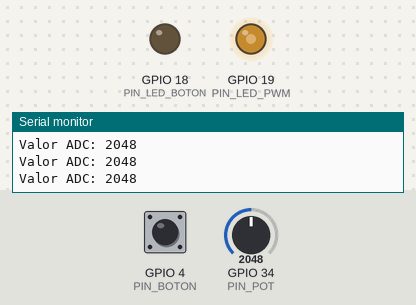
Bench run of a sketch on a simulated ESP32. Parts: output pins drawn as LEDs (lit = HIGH), the last lines printed to the serial monitor. Inputs (shaded band) come from the test bench; at power-on: GPIO 34 (PIN_POT) = 2048, GPIO 4 (PIN_BOTON) HIGH.

Above: at 1.2 s.
1.3 s: GPIO 34 (PIN_POT) set to 2866
At 2.5 s:
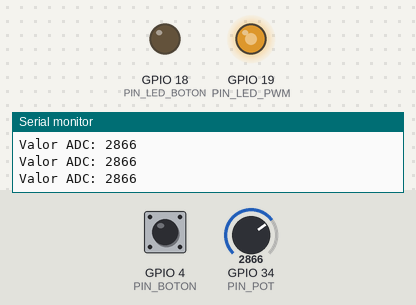
2.8 s: GPIO 4 (PIN_BOTON) pulled LOW for 0.15 s
At 3.9 s:
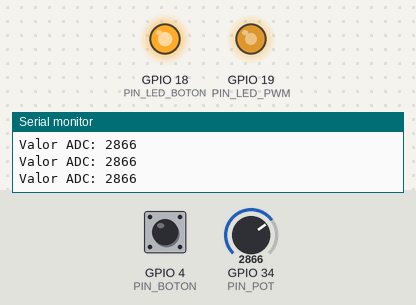
4.4 s: GPIO 34 (PIN_POT) set to 3603
At 5.3 s:
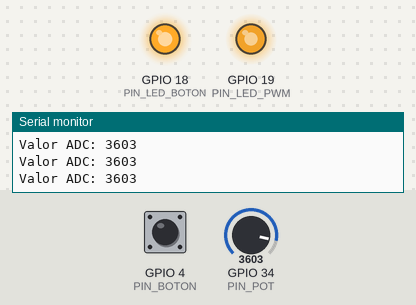
5.9 s: GPIO 4 (PIN_BOTON) pulled LOW for 1 s
At 6.5 s:
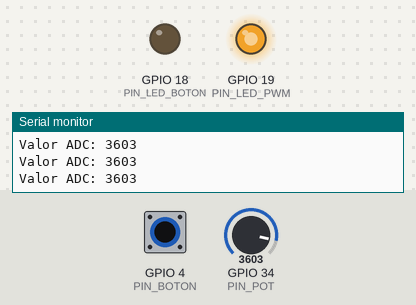
8.4 s: GPIO 34 (PIN_POT) set to 491
At 8.7 s:
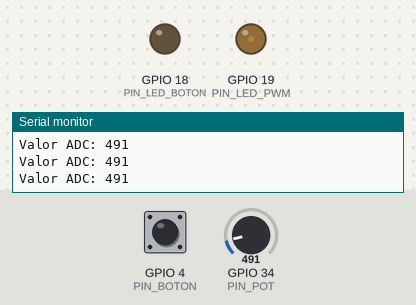
9.9 s: GPIO 4 (PIN_BOTON) pulled LOW for 0.15 s
At 11.2 s:
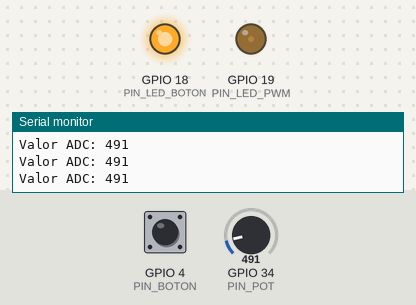
Timing chart, 0 to 12.5 s (numbered marks = the images above; inputs shaded):
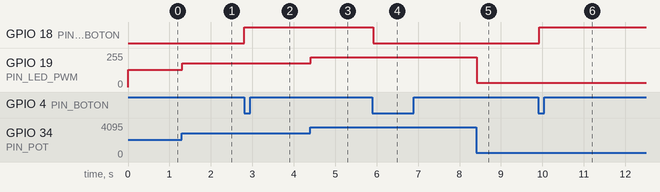

The sketch:

Ejemplo.ino
```cpp
/*
 * Monitoría: Instrumentación y Electrónica
 * Versión Final: Cambio de Pin ADC a D34
 */

const int PIN_BOTON = 4;
const int PIN_LED_BOTON = 18;
const int PIN_LED_PWM = 19;
const int PIN_POT = 34;       // <--- Cambiamos de 22 a 34

volatile bool estadoLedBoton = false;
volatile unsigned long tiempoUltimoPulso = 0;
volatile unsigned long diferenciaTiempo = 0;

// Configuración PWM
const int canalPWM = 0;
const int frecuencia = 5000;
const int resolucion = 12;

void IRAM_ATTR manejadorBoton() {
  unsigned long tiempoActual = millis();
  if (tiempoActual - tiempoUltimoPulso > 200) {
    diferenciaTiempo = tiempoActual - tiempoUltimoPulso;
    tiempoUltimoPulso = tiempoActual;
    estadoLedBoton = !estadoLedBoton;
  }
}

void setup() {
  Serial.begin(115200);
  pinMode(PIN_BOTON, INPUT_PULLUP);
  pinMode(PIN_LED_BOTON, OUTPUT);

  // El pin 34 no necesita pinMode(INPUT) ya que es solo entrada,
  // pero lo pondremos por seguridad.
  pinMode(PIN_POT, INPUT);

  ledcSetup(canalPWM, frecuencia, resolucion);
  ledcAttachPin(PIN_LED_PWM, canalPWM);

  attachInterrupt(digitalPinToInterrupt(PIN_BOTON), manejadorBoton, FALLING);
  Serial.println("Probando ADC en pin D34...");
}

void loop() {
  // Lectura directa
  int valorADC = analogRead(PIN_POT);

  // Imprimir para depurar: Si sale siempre 0 o 4095, es un cable suelto
  Serial.print("Valor ADC: ");
  Serial.println(valorADC);

  ledcWrite(canalPWM, valorADC);
  digitalWrite(PIN_LED_BOTON, estadoLedBoton);

  delay(100);
}
```

Measured:
- after the input at 1.3 s, GPIO 19 (PIN_LED_PWM): 128/255 → 178/255 at once
- after the input at 2.8 s, GPIO 18 (PIN_LED_BOTON): LOW → HIGH at once
- after the input at 4.4 s, GPIO 19 (PIN_LED_PWM): 178/255 → 224/255 at once
- after the input at 5.9 s, GPIO 18 (PIN_LED_BOTON): HIGH → LOW at once
- after the input at 8.4 s, GPIO 19 (PIN_LED_PWM): 224/255 → 31/255 at once
- after the input at 9.9 s, GPIO 18 (PIN_LED_BOTON): LOW → HIGH at once
